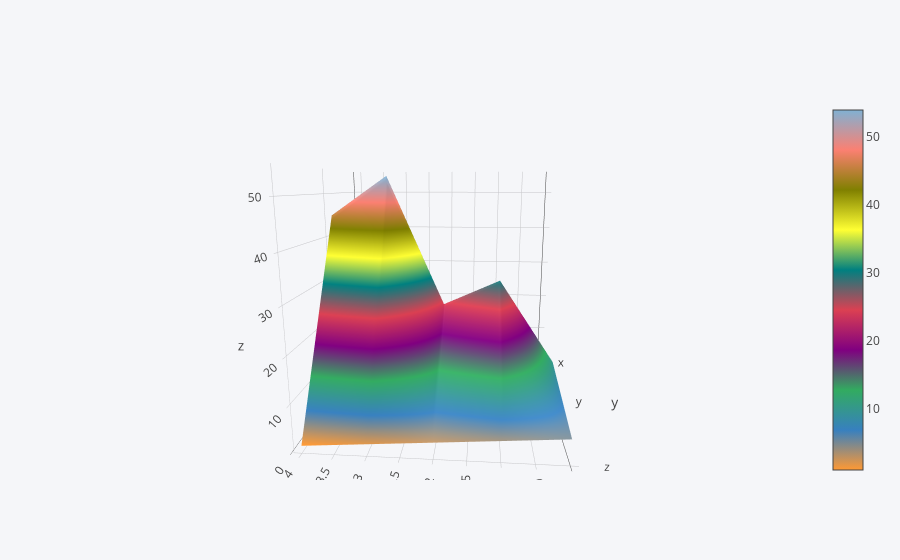

Notebook code cell kept with this figure:
### Code cell
df3.iplot(kind='surface')

### Figure 1 — Plotly figure (JSON) as saved in the notebook; plotly's stock layout.template omitted (floating-point values rounded to 4 significant figures)
{"data": [{"colorscale": [[0, "rgb(255, 153, 51)"], [0.1111, "rgb(55, 128, 191)"], [0.2222, "rgb(50, 171, 96)"], [0.3333, "rgb(128, 0, 128)"], [0.4444, "rgb(219, 64, 82)"], [0.5556, "rgb(0, 128, 128)"], [0.6667, "rgb(255, 255, 51)"], [0.7778, "rgb(128, 128, 0)"], [0.8889, "rgb(251, 128, 114)"], [1, "rgb(128, 177, 211)"]], "type": "surface", "uid": "d1756039-59da-4a7b-be6a-285b34b6d12b", "x": [0, 1, 2, 3, 4], "y": ["x", "y", "z"], "z": [[1, 2, 3, 4, 5], [10, 30, 24, 54, 45], [5, 4, 3, 2, 1]]}], "layout": {"autosize": true, "legend": {"bgcolor": "#F5F6F9", "font": {"color": "#4D5663"}}, "paper_bgcolor": "#F5F6F9", "plot_bgcolor": "#F5F6F9", "scene": {"aspectmode": "auto", "aspectratio": {"x": 1, "y": 1, "z": 1}, "camera": {"center": {"x": 0, "y": 0, "z": 0}, "eye": {"x": -0.1547, "y": 1.893, "z": 0.432}, "projection": {"type": "perspective"}, "up": {"x": -0.0306, "y": 0.02524, "z": 0.9992}}}, "title": {"font": {"color": "#4D5663"}}, "xaxis": {"gridcolor": "#E1E5ED", "showgrid": true, "tickfont": {"color": "#4D5663"}, "title": {"font": {"color": "#4D5663"}, "text": ""}, "zerolinecolor": "#E1E5ED"}, "yaxis": {"gridcolor": "#E1E5ED", "showgrid": true, "tickfont": {"color": "#4D5663"}, "title": {"font": {"color": "#4D5663"}, "text": ""}, "zerolinecolor": "#E1E5ED"}}}
